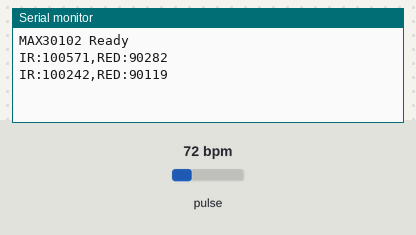
The sketch below on a simulated ESP32. Parts: the last lines printed to the serial monitor. The test bench sets the inputs (shaded band); at power-on: pulse 72 bpm.

Above: at 1.2 s.
1.3 s: pulse set to 42 bpm
At 2.6 s:
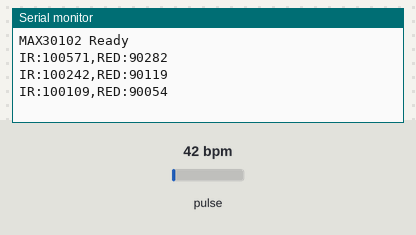
2.8 s: pulse set to 70 bpm
At 3.9 s:
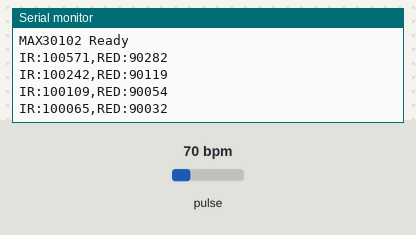
Timing chart, 0 to 5.8 s (numbered marks = the images above; inputs shaded):
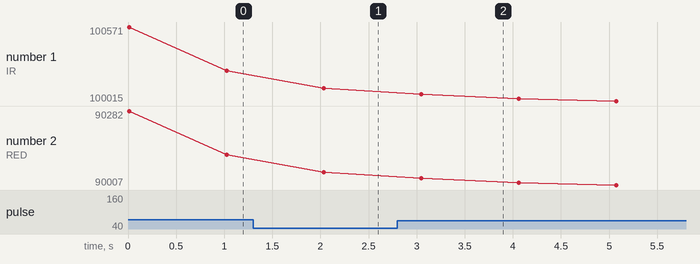

The sketch:

max30102_rawdata.ino
```cpp
#include <Wire.h>
#include "MAX30105.h"

MAX30105 particleSensor;

void setup() {

  Serial.begin(115200);

  Wire.begin(21,22);

  if (!particleSensor.begin(Wire, I2C_SPEED_STANDARD)) {

    Serial.println("MAX30102 NOT Found");

    while (1);
  }

  Serial.println("MAX30102 Ready");

  particleSensor.setup();

  particleSensor.setPulseAmplitudeRed(0x1F);
  particleSensor.setPulseAmplitudeIR(0x1F);
}

void loop() {

  long irValue = particleSensor.getIR();

  long redValue = particleSensor.getRed();

  Serial.print("IR:");

  Serial.print(irValue);

  Serial.print(",");

  Serial.print("RED:");

  Serial.println(redValue);

  delay(1000);
}
```

Measured:
- after the input at 1.3 s, the serial monitor: prints a new line after 0.74 s (image 1)
- after the input at 2.8 s, the serial monitor: prints a new line after 0.25 s (image 2)
- plotted number 1: 100242 → 100109 after the input at 1.3 s, 100109 → 100022 after the input at 2.8 s
- plotted number 2: 90119 → 90054 after the input at 1.3 s, 90054 → 90011 after the input at 2.8 s
